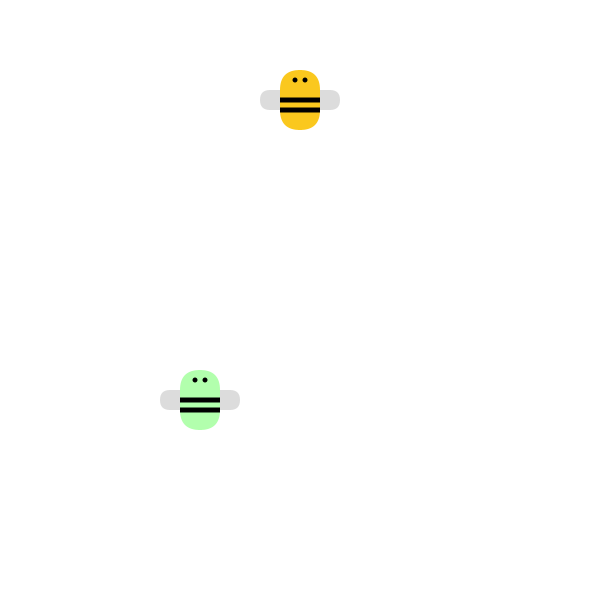
Frame 1 (no input)
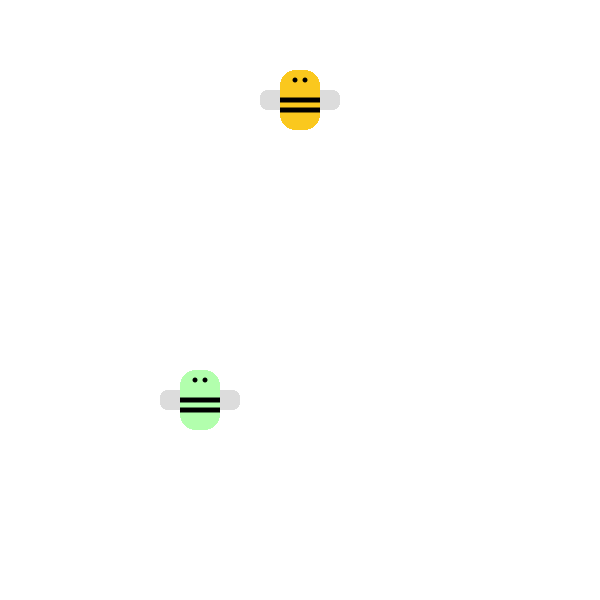
Frame 60 (the mouse pressed at the canvas centre just before this capture)
Frame 120 (the mouse held since frame 60 and released just before this capture): identical to frame 60, image omitted

The Processing sketch that drew these frames (run headless with seeded random() and noise(); from frame 60 on, the mouse is pressed at the canvas centre):

// Processing sketch: abejita_3
// ── abejita_3.pde
float x = 200;
float y = 400;
color verde = color(178, 255, 173);
color amarillo = color(250, 200, 30);

void setup() {
  size(600, 600);
  background(255);
  rectMode(CENTER);
  noStroke();
}

void draw() {
  //llamado a la función dibujarAbejita
  dibujarAbejita(x, y, verde);
  dibujarAbejita(300, 100, amarillo);
}

//creamos la función que dibuja una abeja
//resibe los parametros posX y posY
void dibujarAbejita(float posX, float posY, color col) {
  //alas
  fill(220);
  rect(posX, posY, 80, 20, 50);

  //cuerpo
  fill(col);
  rect(posX, posY, 40, 60, 60);

  //rayas
  fill(0);
  rect(posX, posY, 40, 5);
  rect(posX, posY + 10, 40, 5);

  //ojos
  ellipse(posX - 5, posY - 20, 5, 5);
  ellipse(posX + 5, posY - 20, 5, 5);
}
